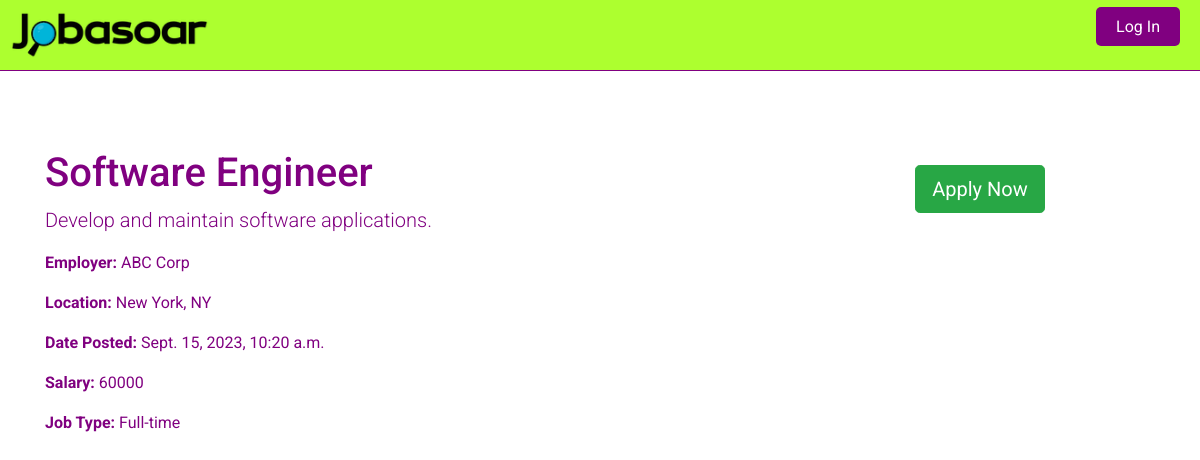
The page /jobs/jBxhl9upLLuL5NAP/ on the database its author committed.
### core/models.py (models this page shows, shortened)
class Job(models.Model):
    JOB_TYPE_CHOICES = [
        ('full-time', 'Full-Time'),
        ('part-time', 'Part-Time'),
        ('hourly', 'Hourly'),
    ]
    xml_job_id = models.CharField(max_length=255, null=True, blank=True)  # New field to store job_id from XML
    title = models.CharField(max_length=255)
    description = models.TextField()
    employer = models.ForeignKey(Company, on_delete=models.CASCADE)
    location = models.CharField(max_length=255)
    date_posted = models.DateTimeField()
    promoted = models.BooleanField(default=False)
    apply_url = models.URLField(max_length=200)
    salary = models.CharField(max_length=255, null=True, blank=True)
    job_type = models.CharField(max_length=50, choices=JOB_TYPE_CHOICES)
    reference_id = models.CharField(max_length=16, default=create_reference_id, unique=True)  # Corrected the indentation

class Company(models.Model):
    name = models.CharField(max_length=255)
    created_at = models.DateTimeField(auto_now_add=True)
    xml_file = models.FileField(upload_to='xmls/', null=True, blank=True)

### core/views.py (the view)
# urls.py: path('jobs/<str:reference_id>/', views.job_detail, name='job_detail'),  # Only reference_id pattern
def job_detail(request, reference_id):
    job = get_object_or_404(Job, reference_id=reference_id)
    return render(request, 'core/job_detail.html', {'job': job})

### core/templates/core/job_detail.html
{% extends 'base.html' %}
{% block content %}
<div class="container mt-5">
  <div class="row">
    <div class="col-md-8">
      <h1>{{ job.title }}</h1>
      <p class="lead">{{ job.description }}</p>
      <p><strong>Employer:</strong> {{ job.employer.name }}</p>
      <p><strong>Location:</strong> {{ job.location }}</p>
      <p><strong>Date Posted:</strong> {{ job.date_posted }}</p>
      <p><strong>Salary:</strong> {{ job.salary }}</p>
      <p><strong>Job Type:</strong> {{ job.get_job_type_display }}</p>
    </div>
    <div class="col-md-4">
      <div class="text-center">
        <a href="{{ job.apply_url }}" class="btn btn-success btn-lg mt-3">Apply Now</a>
      </div>
    </div>
  </div>
</div>
{% endblock %}

### core/templates/base.html (style rules this page uses)
body, html { background-color: white; color: purple; font-family: 'Roboto', sans-serif; }
a { color: purple; }

### rows shown on the page
Job: title "Software Engineer", description "Develop and maintain software applications.", employer.name "ABC Corp", location "New York, NY", date_posted "Sept. 15, 2023, 10:20 a.m.", salary "60000", job_type "Full-time"
